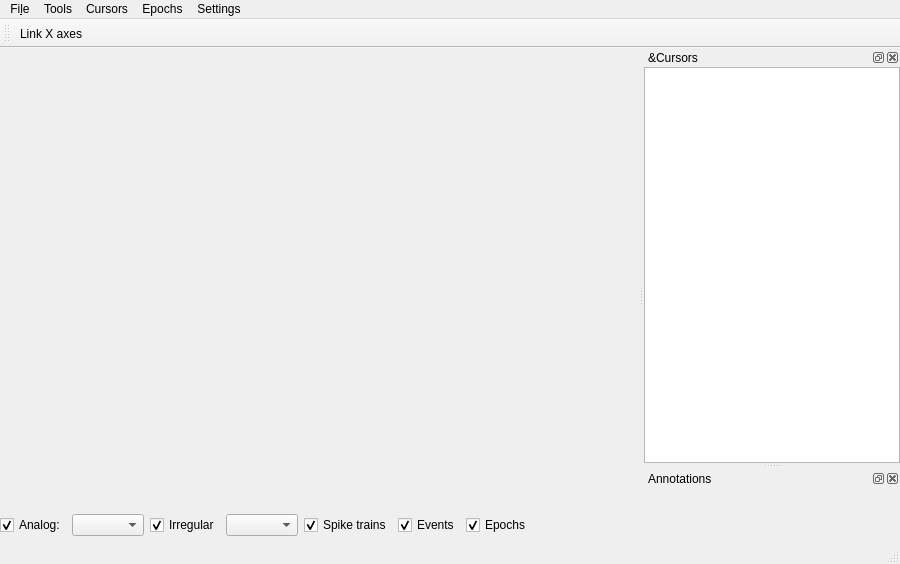
<?xml version="1.0" encoding="UTF-8"?>
<ui version="4.0">
 <class>SignalViewerWindow</class>
 <widget class="QMainWindow" name="SignalViewerWindow">
  <property name="geometry">
   <rect>
    <x>0</x>
    <y>0</y>
    <width>900</width>
    <height>564</height>
   </rect>
  </property>
  <property name="sizePolicy">
   <sizepolicy hsizetype="Expanding" vsizetype="Expanding">
    <horstretch>0</horstretch>
    <verstretch>0</verstretch>
   </sizepolicy>
  </property>
  <property name="windowTitle">
   <string>Signal Viewer</string>
  </property>
  <widget class="QWidget" name="centralwidget">
   <property name="sizePolicy">
    <sizepolicy hsizetype="Expanding" vsizetype="Expanding">
     <horstretch>0</horstretch>
     <verstretch>0</verstretch>
    </sizepolicy>
   </property>
   <layout class="QGridLayout" name="gridLayout">
    <property name="leftMargin">
     <number>0</number>
    </property>
    <property name="topMargin">
     <number>0</number>
    </property>
    <property name="rightMargin">
     <number>0</number>
    </property>
    <property name="bottomMargin">
     <number>0</number>
    </property>
    <item row="0" column="0">
     <widget class="QWidget" name="viewerWidgetContainer" native="true">
      <property name="sizePolicy">
       <sizepolicy hsizetype="Expanding" vsizetype="Expanding">
        <horstretch>10</horstretch>
        <verstretch>10</verstretch>
       </sizepolicy>
      </property>
     </widget>
    </item>
    <item row="1" column="0">
     <layout class="QHBoxLayout" name="horizontalLayout">
      <item>
       <widget class="QCheckBox" name="plotAnalogSignalsCheckBox">
        <property name="text">
         <string>Analog:</string>
        </property>
        <property name="checked">
         <bool>true</bool>
        </property>
       </widget>
      </item>
      <item>
       <widget class="QComboBox" name="analogSignalComboBox"/>
      </item>
      <item>
       <widget class="QCheckBox" name="plotIrregularSignalsCheckBox">
        <property name="text">
         <string>Irregular</string>
        </property>
        <property name="checked">
         <bool>true</bool>
        </property>
       </widget>
      </item>
      <item>
       <widget class="QComboBox" name="irregularSignalComboBox"/>
      </item>
      <item>
       <widget class="QCheckBox" name="plotSpikeTrainsCheckBox">
        <property name="text">
         <string>Spike trains</string>
        </property>
        <property name="checked">
         <bool>true</bool>
        </property>
       </widget>
      </item>
      <item>
       <widget class="QCheckBox" name="plotEventsCheckBox">
        <property name="text">
         <string>Events</string>
        </property>
        <property name="checked">
         <bool>true</bool>
        </property>
       </widget>
      </item>
      <item>
       <widget class="QCheckBox" name="plotEpochsCheckBox">
        <property name="text">
         <string>Epochs</string>
        </property>
        <property name="checked">
         <bool>true</bool>
        </property>
       </widget>
      </item>
      <item>
       <spacer name="horizontalSpacer">
        <property name="orientation">
         <enum>Qt::Horizontal</enum>
        </property>
        <property name="sizeHint" stdset="0">
         <size>
          <width>40</width>
          <height>20</height>
         </size>
        </property>
       </spacer>
      </item>
     </layout>
    </item>
    <item row="2" column="0">
     <widget class="SpinBoxSlider" name="_frames_spinBoxSlider_" native="true"/>
    </item>
   </layout>
  </widget>
  <widget class="QMenuBar" name="menubar">
   <property name="geometry">
    <rect>
     <x>0</x>
     <y>0</y>
     <width>900</width>
     <height>30</height>
    </rect>
   </property>
   <widget class="QMenu" name="menuFile">
    <property name="title">
     <string>Fi&amp;le</string>
    </property>
    <widget class="QMenu" name="menuExport">
     <property name="title">
      <string>&amp;Export</string>
     </property>
     <addaction name="actionSVG"/>
     <addaction name="actionTIFF"/>
     <addaction name="actionPNG"/>
     <addaction name="actionData_to_workspace"/>
    </widget>
    <addaction name="actionOpen"/>
    <addaction name="menuExport"/>
    <addaction name="actionClose"/>
    <addaction name="separator"/>
    <addaction name="actionRefresh"/>
   </widget>
   <widget class="QMenu" name="menuTools">
    <property name="title">
     <string>Tools</string>
    </property>
    <addaction name="actionDetect_Triggers"/>
   </widget>
   <widget class="QMenu" name="menuSettings">
    <property name="title">
     <string>Settings</string>
    </property>
    <addaction name="actionShow_Legends"/>
    <addaction name="actionIgnore_empty_spike_trains"/>
    <addaction name="actionLink_X_axes"/>
    <addaction name="actionShow_Cursor_Edit_Dialog_When_Created"/>
   </widget>
   <widget class="QMenu" name="cursorsMenu">
    <property name="title">
     <string>Cursors</string>
    </property>
    <widget class="QMenu" name="addCursorsMenu">
     <property name="title">
      <string>Add Cursors</string>
     </property>
     <widget class="QMenu" name="addMultiAxesCursorMenu">
      <property name="title">
       <string>Multi-axis</string>
      </property>
      <addaction name="addMultiAxisVCursorAction"/>
      <addaction name="addMultiAxisCCursorAction"/>
      <addaction name="separator"/>
      <addaction name="addDynamicMultiAxisVCursorAction"/>
      <addaction name="addDynamicMultiAxisCCursorAction"/>
     </widget>
     <addaction name="addMultiAxesCursorMenu"/>
     <addaction name="addVerticalCursorAction"/>
     <addaction name="addHorizontalCursorAction"/>
     <addaction name="addCrosshairCursorAction"/>
     <addaction name="separator"/>
     <addaction name="addDynamicVerticalCursorAction"/>
     <addaction name="addDynamicHorizontalCursorAction"/>
     <addaction name="addDynamicCrosshairCursorAction"/>
    </widget>
    <widget class="QMenu" name="editCursorsMenu">
     <property name="title">
      <string>Edit Cursor</string>
     </property>
     <addaction name="editAnyCursorAction"/>
     <addaction name="editCursorAction"/>
    </widget>
    <widget class="QMenu" name="removeCursorsMenu">
     <property name="title">
      <string>Remove Cursors</string>
     </property>
     <addaction name="removeCursorAction"/>
     <addaction name="removeSelectedCursorAction"/>
     <addaction name="removeAllCursorsAction"/>
    </widget>
    <widget class="QMenu" name="cursorsColorsMenu">
     <property name="title">
      <string>Cursor Colors</string>
     </property>
     <addaction name="verticalCursorColorsAction"/>
     <addaction name="horizontalCursorColorsAction"/>
     <addaction name="crosshairCursorColorsAction"/>
     <addaction name="cursorHoverColorAction"/>
    </widget>
    <widget class="QMenu" name="menuVerticalCursorsFromEpoch">
     <property name="toolTip">
      <string>Create vertical cursors from Epoch</string>
     </property>
     <property name="statusTip">
      <string>Create vertical cursors from Epoch</string>
     </property>
     <property name="whatsThis">
      <string>Create vertical cursors from Epoch</string>
     </property>
     <property name="title">
      <string>From Epoch</string>
     </property>
     <property name="toolTipsVisible">
      <bool>true</bool>
     </property>
     <addaction name="actionVerticalCursorsFromEpochInCurrentAxis"/>
     <addaction name="actionMultiAxisVerticalCursorsFromEpoch"/>
    </widget>
    <addaction name="addCursorsMenu"/>
    <addaction name="editCursorsMenu"/>
    <addaction name="removeCursorsMenu"/>
    <addaction name="menuVerticalCursorsFromEpoch"/>
    <addaction name="separator"/>
    <addaction name="setCursorsShowValue"/>
    <addaction name="setCursorsLabelPrecisionAction"/>
    <addaction name="cursorsColorsMenu"/>
   </widget>
   <widget class="QMenu" name="epochsMenu">
    <property name="title">
     <string>Epochs</string>
    </property>
    <widget class="QMenu" name="makeEpochsMenu">
     <property name="title">
      <string>Make Epochs</string>
     </property>
     <addaction name="epochsFromCursorsAction"/>
     <addaction name="epochFromSelectedCursorAction"/>
     <addaction name="epochBetweenCursorsAction"/>
    </widget>
    <widget class="QMenu" name="makeEpochsInDataMenu">
     <property name="title">
      <string>Make Epocks In Data</string>
     </property>
     <addaction name="epochsInDataFromCursorsAction"/>
     <addaction name="epochInDataFromSelectedCursorAction"/>
     <addaction name="epochInDataBetweenCursors"/>
    </widget>
    <addaction name="makeEpochsMenu"/>
    <addaction name="makeEpochsInDataMenu"/>
   </widget>
   <addaction name="menuFile"/>
   <addaction name="menuTools"/>
   <addaction name="cursorsMenu"/>
   <addaction name="epochsMenu"/>
   <addaction name="menuSettings"/>
  </widget>
  <widget class="QStatusBar" name="statusbar"/>
  <widget class="QDockWidget" name="coordinatesDockWidget">
   <property name="windowTitle">
    <string>&amp;Cursors</string>
   </property>
   <attribute name="dockWidgetArea">
    <number>2</number>
   </attribute>
   <widget class="QWidget" name="dockWidgetContents">
    <layout class="QGridLayout" name="gridLayout_2">
     <property name="leftMargin">
      <number>0</number>
     </property>
     <property name="topMargin">
      <number>0</number>
     </property>
     <property name="rightMargin">
      <number>0</number>
     </property>
     <property name="bottomMargin">
      <number>0</number>
     </property>
     <property name="spacing">
      <number>0</number>
     </property>
     <item row="0" column="0">
      <widget class="QPlainTextEdit" name="coordinatesViewer">
       <property name="textInteractionFlags">
        <set>Qt::TextSelectableByKeyboard|Qt::TextSelectableByMouse</set>
       </property>
      </widget>
     </item>
    </layout>
   </widget>
  </widget>
  <widget class="QDockWidget" name="annotationsDockWidget">
   <property name="windowTitle">
    <string>Annotations</string>
   </property>
   <attribute name="dockWidgetArea">
    <number>2</number>
   </attribute>
   <widget class="QWidget" name="dockWidgetContents_2">
    <layout class="QGridLayout" name="gridLayout_3">
     <item row="0" column="0">
      <widget class="InteractiveTreeWidget" name="annotationsViewer" native="true"/>
     </item>
    </layout>
   </widget>
  </widget>
  <widget class="QToolBar" name="mainToolBar">
   <property name="windowTitle">
    <string>MainToolbar</string>
   </property>
   <attribute name="toolBarArea">
    <enum>TopToolBarArea</enum>
   </attribute>
   <attribute name="toolBarBreak">
    <bool>false</bool>
   </attribute>
   <addaction name="actionLink_X_axes"/>
  </widget>
  <action name="actionClose">
   <property name="text">
    <string>&amp;Close</string>
   </property>
  </action>
  <action name="actionColorMap">
   <property name="text">
    <string>&amp;Color Map</string>
   </property>
  </action>
  <action name="actionImageScale">
   <property name="text">
    <string>&amp;Image Scale</string>
   </property>
  </action>
  <action name="actionImageGamma">
   <property name="text">
    <string>Image &amp;Gamma</string>
   </property>
  </action>
  <action name="actionOpen">
   <property name="text">
    <string>&amp;Open</string>
   </property>
  </action>
  <action name="actionCrosshair_Cursor">
   <property name="text">
    <string>Crosshair</string>
   </property>
  </action>
  <action name="actionVertical_Cursor">
   <property name="text">
    <string>Vertical</string>
   </property>
  </action>
  <action name="actionHorizontal_Cursor">
   <property name="text">
    <string>Horizontal</string>
   </property>
  </action>
  <action name="actionRemove_Cursor">
   <property name="text">
    <string>Remove Cursor...</string>
   </property>
  </action>
  <action name="actionSVG">
   <property name="text">
    <string>&amp;SVG</string>
   </property>
  </action>
  <action name="actionTIFF">
   <property name="text">
    <string>&amp;TIFF</string>
   </property>
  </action>
  <action name="actionPNG">
   <property name="text">
    <string>&amp;PNG</string>
   </property>
  </action>
  <action name="actionDetect_Triggers">
   <property name="text">
    <string>Detect Triggers</string>
   </property>
  </action>
  <action name="actionRefresh">
   <property name="text">
    <string>Refresh</string>
   </property>
  </action>
  <action name="actionData_to_workspace">
   <property name="text">
    <string>Data to workspace</string>
   </property>
  </action>
  <action name="actionShow_Legends">
   <property name="checkable">
    <bool>true</bool>
   </property>
   <property name="text">
    <string>Show Legends</string>
   </property>
  </action>
  <action name="actionIgnore_empty_spike_trains">
   <property name="checkable">
    <bool>true</bool>
   </property>
   <property name="text">
    <string>Ignore empty spike trains</string>
   </property>
  </action>
  <action name="setCursorsShowValue">
   <property name="checkable">
    <bool>true</bool>
   </property>
   <property name="checked">
    <bool>false</bool>
   </property>
   <property name="text">
    <string>Cursors Show Value</string>
   </property>
  </action>
  <action name="setCursorsLabelPrecisionAction">
   <property name="text">
    <string>Cursor Label Precision...</string>
   </property>
  </action>
  <action name="addVerticalCursorAction">
   <property name="text">
    <string>Vertical</string>
   </property>
  </action>
  <action name="addHorizontalCursorAction">
   <property name="text">
    <string>Horizontal</string>
   </property>
  </action>
  <action name="addMultiAxisVCursorAction">
   <property name="text">
    <string>Vertical</string>
   </property>
  </action>
  <action name="addMultiAxisCCursorAction">
   <property name="text">
    <string>Crosshair</string>
   </property>
  </action>
  <action name="addDynamicMultiAxisVCursorAction">
   <property name="text">
    <string>Dynamic Vertical</string>
   </property>
  </action>
  <action name="addDynamicMultiAxisCCursorAction">
   <property name="text">
    <string>Dynamic Crosshair</string>
   </property>
  </action>
  <action name="addCrosshairCursorAction">
   <property name="text">
    <string>Crosshair</string>
   </property>
  </action>
  <action name="addDynamicVerticalCursorAction">
   <property name="text">
    <string>Dynamic Vertical</string>
   </property>
  </action>
  <action name="addDynamicHorizontalCursorAction">
   <property name="text">
    <string>Dynamic Horizontal</string>
   </property>
  </action>
  <action name="addDynamicCrosshairCursorAction">
   <property name="text">
    <string>Dynamic Crosshair</string>
   </property>
  </action>
  <action name="editAnyCursorAction">
   <property name="text">
    <string>Choose...</string>
   </property>
  </action>
  <action name="editCursorAction">
   <property name="text">
    <string>Selected...</string>
   </property>
  </action>
  <action name="removeCursorAction">
   <property name="text">
    <string>Remove A Cursor...</string>
   </property>
  </action>
  <action name="removeSelectedCursorAction">
   <property name="text">
    <string>Remove Selected Cursor</string>
   </property>
  </action>
  <action name="removeAllCursorsAction">
   <property name="text">
    <string>Remove All Cursors</string>
   </property>
  </action>
  <action name="verticalCursorColorsAction">
   <property name="text">
    <string>Vertical  Cursor Colors</string>
   </property>
  </action>
  <action name="horizontalCursorColorsAction">
   <property name="text">
    <string>Horizontal Cursor Colors</string>
   </property>
  </action>
  <action name="crosshairCursorColorsAction">
   <property name="text">
    <string>Crosshair Cursor Colors</string>
   </property>
  </action>
  <action name="cursorHoverColorAction">
   <property name="text">
    <string>Cursor Hover Color</string>
   </property>
  </action>
  <action name="epochsFromCursorsAction">
   <property name="text">
    <string>From Vertical Cursors</string>
   </property>
  </action>
  <action name="epochFromSelectedCursorAction">
   <property name="text">
    <string>From Selected Vertical Cursor</string>
   </property>
  </action>
  <action name="epochBetweenCursorsAction">
   <property name="text">
    <string>Between Two Vertical Cursors</string>
   </property>
  </action>
  <action name="epochsInDataFromCursorsAction">
   <property name="text">
    <string>From Vertical Cursors</string>
   </property>
  </action>
  <action name="epochInDataFromSelectedCursorAction">
   <property name="text">
    <string>From Selected Vertical Cursor</string>
   </property>
  </action>
  <action name="epochInDataBetweenCursors">
   <property name="text">
    <string>Between Two Vertical Cursors</string>
   </property>
  </action>
  <action name="actionLink_X_axes">
   <property name="checkable">
    <bool>true</bool>
   </property>
   <property name="icon">
    <iconset theme="link">
     <normaloff>.</normaloff>.</iconset>
   </property>
   <property name="text">
    <string>Link X axes</string>
   </property>
   <property name="toolTip">
    <string>Link all X axes</string>
   </property>
  </action>
  <action name="actionUnlink_X_Axes">
   <property name="icon">
    <iconset theme="remove-link">
     <normaloff>.</normaloff>.</iconset>
   </property>
   <property name="text">
    <string>Unlink X Axes</string>
   </property>
   <property name="toolTip">
    <string>Unlink all X axes</string>
   </property>
  </action>
  <action name="actionShow_Cursor_Edit_Dialog_When_Created">
   <property name="checkable">
    <bool>true</bool>
   </property>
   <property name="icon">
    <iconset theme="settings-configure">
     <normaloff>.</normaloff>.</iconset>
   </property>
   <property name="text">
    <string>Edit Cursor At Creation</string>
   </property>
   <property name="toolTip">
    <string>Show Cursor Editing Dialog When Created</string>
   </property>
  </action>
  <action name="actionVerticalCursorsFromEpochInCurrentAxis">
   <property name="text">
    <string>In current axis...</string>
   </property>
  </action>
  <action name="actionMultiAxisVerticalCursorsFromEpoch">
   <property name="enabled">
    <bool>true</bool>
   </property>
   <property name="text">
    <string>Multi-axes...</string>
   </property>
  </action>
 </widget>
 <customwidgets>
  <customwidget>
   <class>SpinBoxSlider</class>
   <extends>QWidget</extends>
   <header location="global">gui.widgets.spinboxslider</header>
   <container>1</container>
  </customwidget>
  <customwidget>
   <class>InteractiveTreeWidget</class>
   <extends>QWidget</extends>
   <header location="global">gui.widgets.interactivetreewidget</header>
   <container>1</container>
  </customwidget>
 </customwidgets>
 <resources/>
 <connections>
  <connection>
   <sender>actionClose</sender>
   <signal>triggered()</signal>
   <receiver>SignalViewerWindow</receiver>
   <slot>close()</slot>
   <hints>
    <hint type="sourcelabel">
     <x>-1</x>
     <y>-1</y>
    </hint>
    <hint type="destinationlabel">
     <x>233</x>
     <y>176</y>
    </hint>
   </hints>
  </connection>
 </connections>
</ui>
